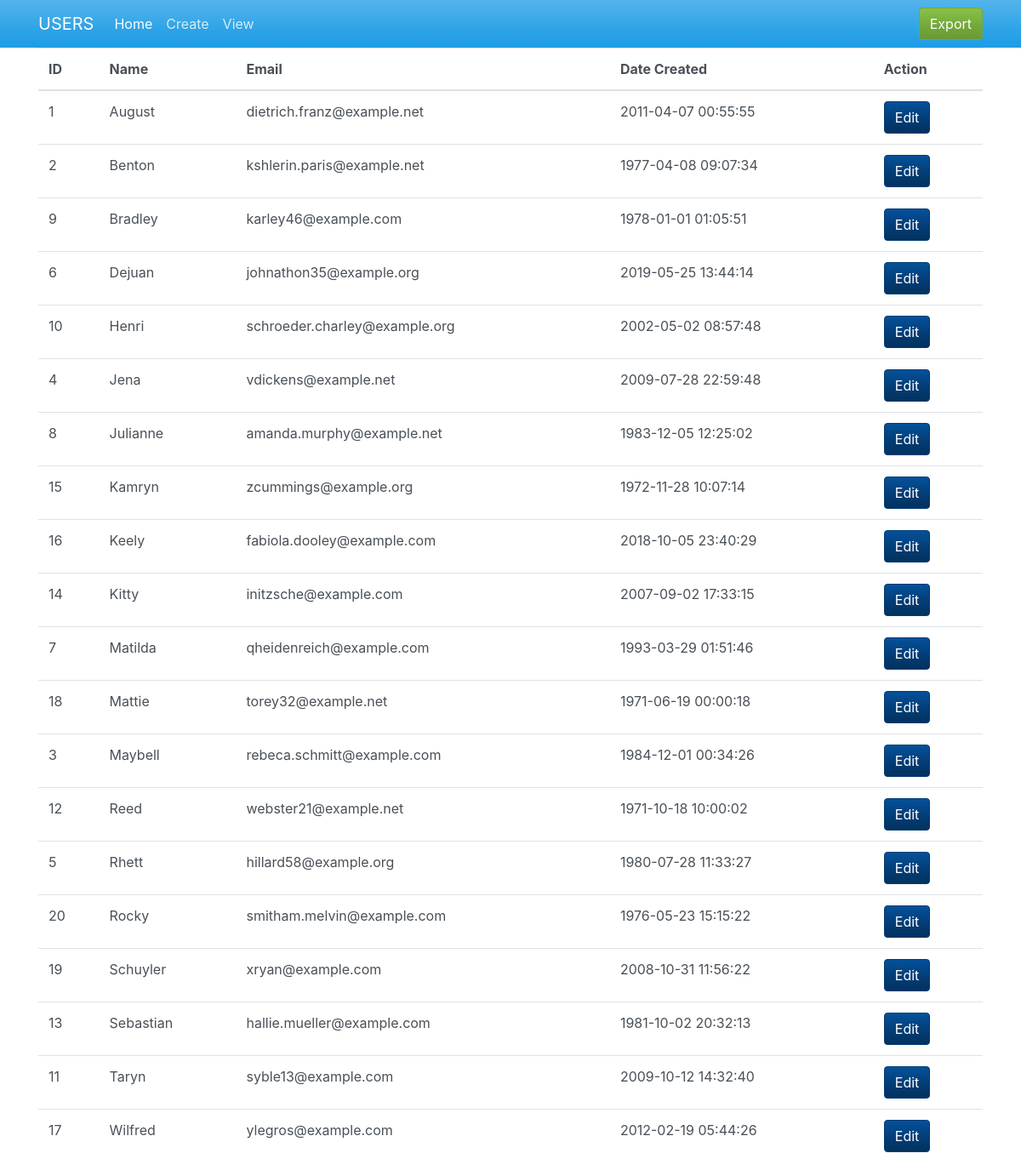
The page / on the database its author committed.
### tables this page shows
CREATE TABLE `users` (
  `id` int(11) NOT NULL AUTO_INCREMENT,
  `name` varchar(255) NOT NULL,
  `email` varchar(255) NOT NULL,
  `created_at` datetime NOT NULL DEFAULT current_timestamp(),
  PRIMARY KEY (`id`)
);

### models/User.php (called while the page is built, shortened)
<?php
    class User{
        private $conn;
        private $table = 'users';
        public function __construct($db){
            $this->conn = $db;
        }
        public function viewUser(){
            $query = 'SELECT * FROM '.$this->table.' ORDER BY name ASC';
            $stmt = $this->conn->prepare($query);
            $stmt->execute();
            return $stmt;
        }
    }
?>

### index.php (the view, shortened to what this page needs)
<?php
    include_once 'models/User.php';
    $database = new Database();
    $db = $database->connect();
    $user = new User($db);
    $result = $user->viewUser();
    $count = $result->rowCount();
    if($count > 0){
        $user_arr = array();
        while($row = $result->fetch(PDO::FETCH_ASSOC)){
            extract($row);
            $user_item = array(
                'id' => $id,
                'name' => $name,
                'email' => $email,
                'created_at' => $created_at
            );
            array_push($user_arr, $user_item);
        }
    }
?>
<?php include('inc/header.php'); ?>
    <div class="container">
        <table class="table table-hover">
            <thead>
                <tr>
                    <th scope="col">ID</th>
                    <th scope="col">Name</th>
                    <th scope="col">Email</th>
                    <th scope="col">Date Created</th>
                    <th scope="col">Action</th>
                </tr>
            </thead>
            <tbody>
                <?php if(!empty($user_arr)): ?>
                    <?php foreach($user_arr as $u): ?>
                        <tr>
                            <td><?php echo $u['id']; ?></td>
                            <td><?php echo $u['name']; ?></td>
                            <td><?php echo $u['email']; ?></td>
                            <td><?php echo $u['created_at']; ?></td>
                            <td>
                                <a href="<?php echo ROOT_URL; ?>/user/update_user.php?id=<?php echo $u['id']; ?>" class="btn btn-info">Edit</a>
                            </td>
                        </tr>
                    <?php endforeach; ?>
                <?php endif; ?>
            </tbody>
        </table>
    </div>
<?php include('inc/footer.php'); ?>

### inc/header.php (shortened to what this page needs)
<!DOCTYPE html>
<html lang="en">
<head>
    <link rel="stylesheet" href="https://stackpath.bootstrapcdn.com/bootswatch/4.4.1/cerulean/bootstrap.min.css">
</head>
<body>
<?php include('navbar.php'); ?>

### inc/navbar.php (shortened to what this page needs)
<nav class="navbar navbar-expand-lg navbar-dark bg-primary">
    <div class="container">
        <a class="navbar-brand" href="<?php echo ROOT_URL; ?>">USERS</a>
        <div class="collapse navbar-collapse" id="navbarColor01">
            <ul class="navbar-nav mr-auto">
                <li class="nav-item active">
                    <a class="nav-link" href="<?php echo ROOT_URL; ?>">Home <span class="sr-only">(current)</span></a>
                </li>
                <li class="nav-item">
                    <a class="nav-link" href="<?php echo ROOT_URL ?>user/create_user.php">Create</a>
                </li>
                <li class="nav-item">
                    <a class="nav-link" href="<?php echo ROOT_URL ?>user/get_user.php">View</a>
                </li>
            </ul>
            <form class="form-inline my-2 my-lg-0">
                <a href="<?php echo ROOT_URL; ?>inc/export.php" class="btn btn-success my-2 my-sm-0" target="_blank">Export</a>
            </form>
        </div>
    </div>
</nav>

### rows shown on the page
users: id "1", name "August", email "dietrich.franz@example.net", created_at "2011-04-07 00:55:55"
users: id "2", name "Benton", email "kshlerin.paris@example.net", created_at "1977-04-08 09:07:34"
users: id "9", name "Bradley", email "karley46@example.com", created_at "1978-01-01 01:05:51"
users: id "6", name "Dejuan", email "johnathon35@example.org", created_at "2019-05-25 13:44:14"
users: id "10", name "Henri", email "schroeder.charley@example.org", created_at "2002-05-02 08:57:48"
users: id "4", name "Jena", email "vdickens@example.net", created_at "2009-07-28 22:59:48"
users: id "8", name "Julianne", email "amanda.murphy@example.net", created_at "1983-12-05 12:25:02"
users: id "15", name "Kamryn", email "zcummings@example.org", created_at "1972-11-28 10:07:14"
users: id "16", name "Keely", email "fabiola.dooley@example.com", created_at "2018-10-05 23:40:29"
users: id "14", name "Kitty", email "initzsche@example.com", created_at "2007-09-02 17:33:15"
users: id "7", name "Matilda", email "qheidenreich@example.com", created_at "1993-03-29 01:51:46"
users: id "18", name "Mattie", email "torey32@example.net", created_at "1971-06-19 00:00:18"
users: id "3", name "Maybell", email "rebeca.schmitt@example.com", created_at "1984-12-01 00:34:26"
users: id "12", name "Reed", email "webster21@example.net", created_at "1971-10-18 10:00:02"
users: id "5", name "Rhett", email "hillard58@example.org", created_at "1980-07-28 11:33:27"
users: id "20", name "Rocky", email "smitham.melvin@example.com", created_at "1976-05-23 15:15:22"
users: id "19", name "Schuyler", email "xryan@example.com", created_at "2008-10-31 11:56:22"
users: id "13", name "Sebastian", email "hallie.mueller@example.com", created_at "1981-10-02 20:32:13"
users: id "11", name "Taryn", email "syble13@example.com", created_at "2009-10-12 14:32:40"
users: id "17", name "Wilfred", email "ylegros@example.com", created_at "2012-02-19 05:44:26"
